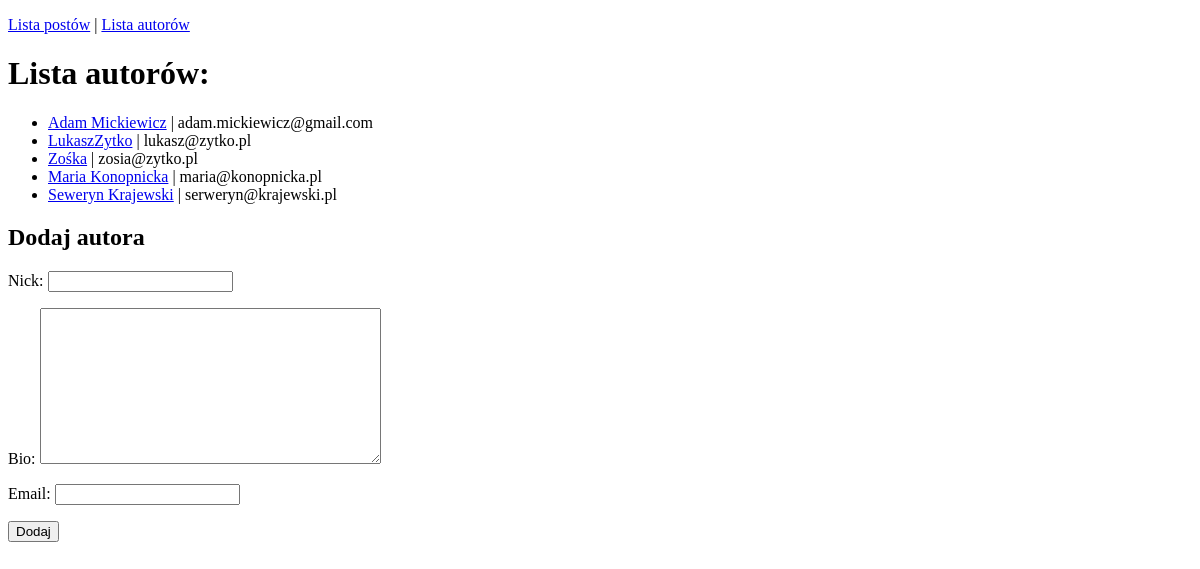
The page /blog/authors-list/ on the database as committed earlier.
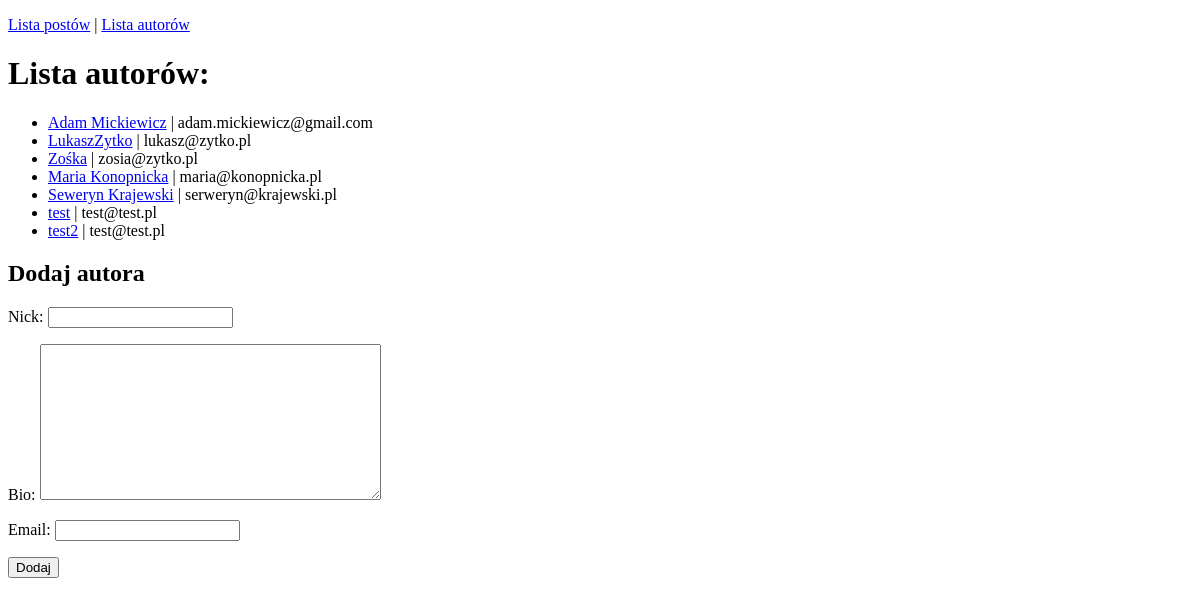
The same page on the database as committed later.
### posts/models.py (models this page shows, shortened)
class Author(models.Model):
    nick = models.CharField(max_length=25, unique=True)
    bio = models.TextField(
        blank=True,
        null=True
    )
    email = models.EmailField()

### posts/views.py (the view, shortened to what this page needs)
# urls.py: path("authors-list/", authors_list, name="authors_list"),
def authors_list(request):
    author_form = AuthorForm()
    authors = Author.objects.all()
    return render(
        request=request,
        template_name="posts/authors_list.html",
        context={
            "authors": authors,
            "author_form": author_form
        }
    )

### posts/forms.py
class AuthorForm(forms.ModelForm):
    class Meta:
        model = Author
        fields = "__all__"

### posts/templates/posts/authors_list.html (shortened to what this page needs)
{% extends "posts/main.html" %}
{% block content %}
    <h1>Lista autorów:</h1>
    <ul>
        {% for author in authors %}
            <li><a href="{% url 'blog:author_details' author.id %}">{{ author.nick }}</a> | {{ author.email }}</li>
        {% endfor %}
    </ul>
    <h2>Dodaj autora</h2>
    <form method="post">
        {{ author_form.as_p }}
        <input type="submit" value="Dodaj">
    </form>
{% endblock %}

Rows that differ between the two databases and show on the page:
added Author: nick "test", email "test@test.pl"
added Author: nick "test2", email "test@test.pl"
